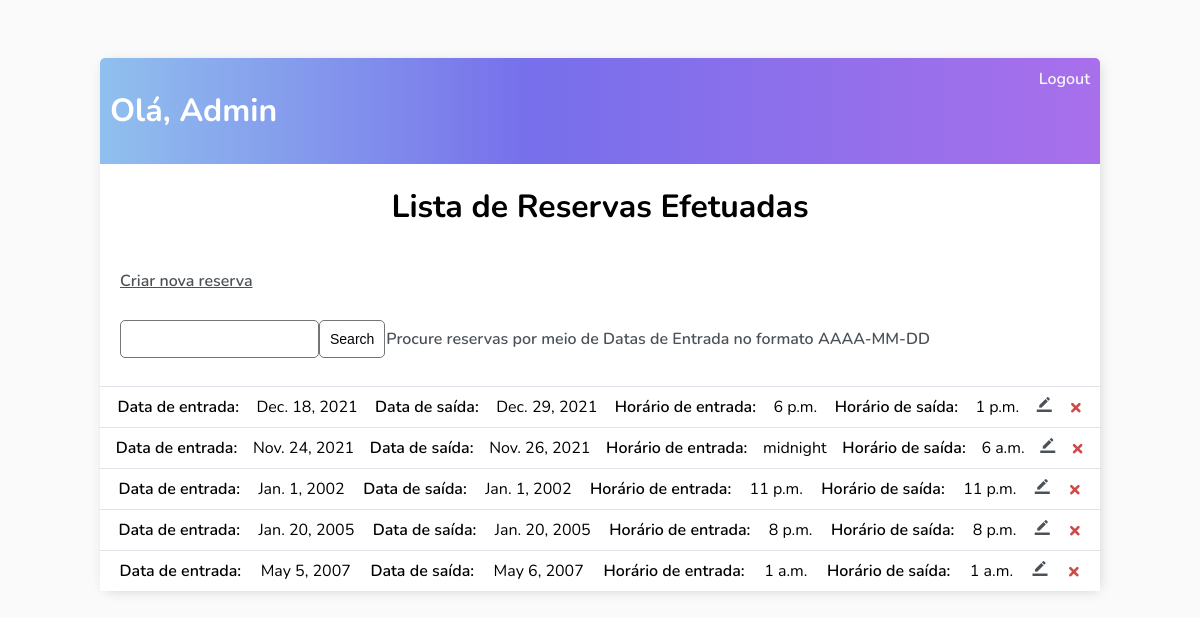
The app's page /reservas_exibe/ (signed in) with its own data.
### HotelApp/models.py (models this page shows)
class Reserva(models.Model):
    user = models.ForeignKey(User, on_delete = models.CASCADE, null = True, blank = True)
    dataEntrada = models.DateField(verbose_name = 'Data de entrada', help_text = 'Utilize o formato AAAA-MM-DD')
    dataSaida =  models.DateField(verbose_name = 'Data de saída', help_text = 'Utilize o formato AAAA-MM-DD')
    horarioEntrada = models.TimeField(verbose_name = 'Horário de entrada', help_text = 'Utilize o formato HH:MM')
    horarioSaida = models.TimeField(verbose_name = 'Horário de saída', help_text = 'Utilize o formato HH:MM')
    def __str__(self):
        return str(self.dataEntrada) + ' - ' + str(self.dataSaida)

### HotelApp/views.py (the view)
# urls.py: path('reservas_exibe/', views.ReservaListView.as_view(), name = 'reservas-exibe'),
class ReservaListView(LoginRequiredMixin, ListView):
    model = Reserva
    template_name = 'HotelApp/reserva.html'
    context_object_name = 'reservas'
    success_url = reverse_lazy("HotelApp:reservas-exibe")
    def get_context_data(self, **kwargs):
        context = super().get_context_data(**kwargs)
        context['reservas'] = context['reservas'].filter(user = self.request.user) # Apenas os itens do usuário logado
        search_input = self.request.GET.get('search-area') or ''
        if search_input:
            context['reservas'] = context['reservas'].filter(dataEntrada__exact=search_input)
        context['search_input'] = search_input
        print(context)
        return context

### HotelApp/templates/HotelApp/reserva.html (shortened to what this page needs)
{% extends 'HotelApp/main.html' %}
{% block content %}
    <!DOCTYPE html>
    <html lang="pt-BR">
    <head>
    </head>
    <body>
        <div class="header-bar">
            <div>
                <h1>Olá, {{request.user|title}}</h1>
            </div>
            {% if request.user.is_authenticated %}
            <a href="{% url 'HotelApp:logout' %}">Logout</a>
            {% else %}
            <a href="{% url 'HotelApp:login' %}">Login</a>
            {% endif %}
        </div>
        <h1 style="text-align: center;">Lista de Reservas Efetuadas</h1>
        <div id="nova-reserva">
            <a href="{% url 'HotelApp:reserva-criar' %}">Criar nova reserva</a>
        </div>
        <div id="search-add-wrapper">
            <form method="GET" style="display: flex;">
                <input id="dataEntrada" type="text" name="search-area" value="{{search_input}}">
                <input class="button" type="submit" value="Search">
            </form>
            <p>Procure reservas por meio de Datas de Entrada no formato AAAA-MM-DD</p>
        </div>
        <div class="reserva-items-wrapper">
            {% for reserva in reservas %}
                <div class="reserva-wrapper">
                    <span>Data de entrada: </span> {{reserva.dataEntrada}}
                    <span>Data de saída: </span> {{reserva.dataSaida}}
                    <span>Horário de entrada: </span> {{reserva.horarioEntrada}}
                    <span>Horário de saída: </span> {{reserva.horarioSaida}}
                    <a href="{% url 'HotelApp:reserva-editar' pk=reserva.id %}"><i class="material-icons" style="font-size:15px">border_color</i></a>
                    <a class="delete-link" href="{% url 'HotelApp:reserva-deletar' pk=reserva.id %}">&#215;</a>
                </div>
            {% empty %}
            <div class="reserva-wrapper">
                <h3>Não há nenhuma reserva efetuada</h3>
            </div>
            {% endfor %}
        </div>
    </body>
    </html>
{% endblock content %}

### HotelApp/templates/HotelApp/main.html (style rules this page uses)
body { background-color: #FAFAFA; font-family: 'Nunito', sans-serif; padding-top: 50px; }
a, p { color: #4b5156 }
a { font-weight: 600; }
.header-bar { display: flex; justify-content: space-between; color: #fff; padding: 10px; border-radius: 5px 5px 0 0; background: linear-gradient(90deg, #90c0ee 0%, #776feb 43%, #a96feb 100%); }
.header-bar a { color: rgb(247, 247, 247); text-decoration: none; }
.reserva-wrapper { display: flex; align-items: center; justify-content: space-evenly; background-color: #fff; border-top: 1px solid #dfe4ea; overflow: hidden; }
.reserva-wrapper span { font-weight: 600; }
.delete-link { text-decoration: none; font-weight: 900; color: #cf4949; font-size: 22px; line-height: 0; padding: 20px 0px; }
#search-add-wrapper { display: flex; justify-content: space-between; align-items: center; padding: 20px; padding-top: 0px; margin-right: 150px; }
#search-add-wrapper p { font-weight: 600; }
#nova-reserva { display: flex; justify-content: space-between; align-items: center; padding: 20px; margin-top: 20px;; margin-right: 150px; text-decoration: none; }
input[type=text], input[type=password], textarea { border: 1px solid #757575; border-radius: 5px; padding: 10px; width: 90%; }
::placeholder { font-weight: 300; opacity: 0.5; }
.button { border: 1px solid #757575; background-color: #FFF; color: #030208; padding: 10px; font-size: 14px; border-radius: 5px; cursor: pointer; text-decoration: none; }

### records on screen
Reserva: dataEntrada "Dec. 18, 2021", dataSaida "Dec. 29, 2021", horarioEntrada "6 p.m.", horarioSaida "1 p.m."
Reserva: dataEntrada "Nov. 24, 2021", dataSaida "Nov. 26, 2021", horarioEntrada "midnight", horarioSaida "6 a.m."
Reserva: dataEntrada "Jan. 1, 2002", dataSaida "Jan. 1, 2002", horarioEntrada "11 p.m.", horarioSaida "11 p.m."
Reserva: dataEntrada "Jan. 20, 2005", dataSaida "Jan. 20, 2005", horarioEntrada "8 p.m.", horarioSaida "8 p.m."
Reserva: dataEntrada "May 5, 2007", dataSaida "May 6, 2007", horarioEntrada "1 a.m.", horarioSaida "1 a.m."

### other values on screen
{{ request.user|title }} "Admin"
